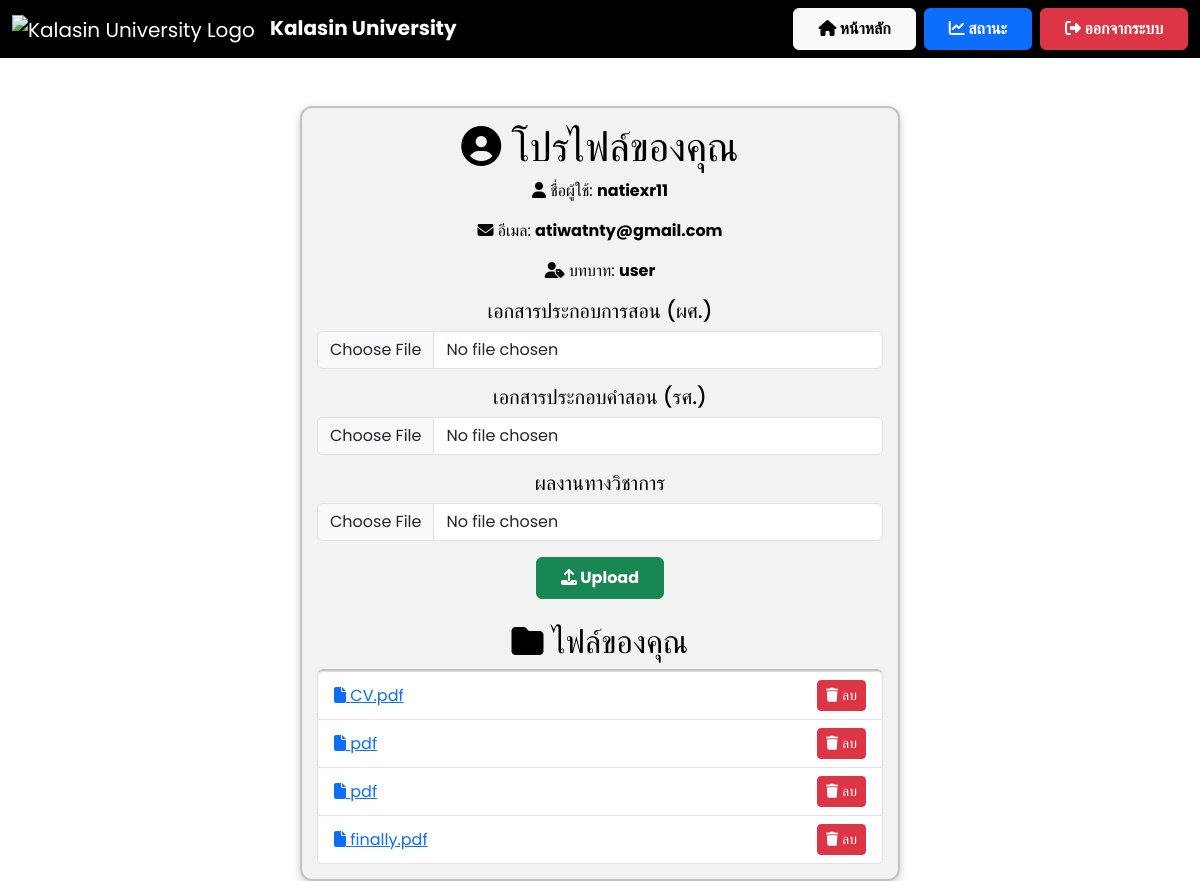
The app's page /profile (signed in) with its own data.
### app.py (models this page shows)
class User(db.Model):
    id = db.Column(db.Integer, primary_key=True)
    username = db.Column(db.String(100), unique=True, nullable=False)
    email = db.Column(db.String(150), unique=True, nullable=False)  # ✅ เพิ่ม email
    password = db.Column(db.String(200), nullable=False)
    role = db.Column(db.String(10), nullable=False, default='user')
    files = db.relationship('File', backref='user', lazy=True)

class File(db.Model):
    id = db.Column(db.Integer, primary_key=True)
    filename = db.Column(db.String(200), nullable=False)
    file_path = db.Column(db.String(500), nullable=False)
    user_id = db.Column(db.Integer, db.ForeignKey('user.id'), nullable=False)
    status = db.Column(db.String(50), default="รออนุมัติ")  # ✅ เพิ่มสถานะไฟล์

### app.py (the view)
@app.route('/profile')
def profile():
    if 'user_id' not in session:
        return redirect(url_for('login'))
    user = User.query.get(session['user_id'])
    files = File.query.filter_by(user_id=user.id).all()
    return render_template('profile.html', username=user.username, email=user.email, role=user.role, files=files)

### templates/profile.html (shortened to what this page needs)
<!DOCTYPE html>
<html lang="th">
<head>
    <link href="https://cdn.jsdelivr.net/npm/bootstrap@5.3.3/dist/css/bootstrap.min.css" rel="stylesheet">
    <link rel="stylesheet" href="https://cdnjs.cloudflare.com/ajax/libs/font-awesome/6.4.2/css/all.min.css">
</head>
<body>
    <nav class="navbar navbar-expand-lg navbar-dark">
        <div class="container-fluid">
            <a class="navbar-brand" href="{{ url_for('user_dashboard') }}">
                <img src="https://upload.wikimedia.org/wikipedia/th/thumb/4/4e/Kalasin_University_Seal.svg/1200px-Kalasin_University_Seal.svg.png"
                    alt="Kalasin University Logo" style="height: 50px; margin-right: 10px;">
                <strong>Kalasin University</strong>
            </a>
            <div class="ms-auto d-flex">
                <a href="{{ url_for('user_dashboard') }}" class="btn btn-light fw-bold px-4 py-2 me-2">
                    <i class="fas fa-home"></i> หน้าหลัก
                </a>
                <a href="{{ url_for('status') }}" class="btn btn-primary fw-bold px-4 py-2 me-2">
                    <i class="fas fa-chart-line"></i> สถานะ
                </a>
                <a href="{{ url_for('logout') }}" class="btn btn-danger fw-bold px-4 py-2">
                    <i class="fas fa-sign-out-alt"></i> ออกจากระบบ
                </a>
            </div>
    </nav>
    <div class="container mt-5">
        <div class="card text-center">
            <h1><i class="fas fa-user-circle"></i> โปรไฟล์ของคุณ</h1>
            <p><i class="fas fa-user"></i> ชื่อผู้ใช้: <strong>{{ username }}</strong></p>
            <p><i class="fas fa-envelope"></i> อีเมล: <strong>{{ email }}</strong></p>
            <p><i class="fas fa-user-tag"></i> บทบาท: <strong>{{ role }}</strong></p>
            <form action="{{ url_for('upload_profile') }}" method="POST" enctype="multipart/form-data">
                <div class="mb-3">
                    <h5>เอกสารประกอบการสอน (ผศ.)</h5>
                    <input type="file" name="file1" accept=".pdf, .doc, .docx" class="form-control">
                </div>
                <div class="mb-3">
                    <h5>เอกสารประกอบคำสอน (รศ.)</h5>
                    <input type="file" name="file2" accept=".pdf, .doc, .docx" class="form-control">
                </div>
                <div class="mb-3">
                    <h5>ผลงานทางวิชาการ</h5>
                    <input type="file" name="file3" accept=".pdf, .doc, .docx" class="form-control">
                </div>
                <button type="submit" class="btn btn-success fw-bold px-4 py-2">
                    <i class="fas fa-upload"></i> Upload
                </button>
            </form>
            <h2 class="mt-4"><i class="fas fa-folder"></i> ไฟล์ของคุณ</h2>
            <ul class="list-group">
                {% for file in files %}
                <li class="list-group-item d-flex justify-content-between align-items-center">
                    <a href="{{ url_for('view_file', filename=file.filename) }}" target="_blank">
                        <i class="fas fa-file"></i> {{ file.filename }}
                    </a>
                    <a href="{{ url_for('delete_file', file_id=file.id) }}" class="btn btn-danger btn-sm">
                        <i class="fas fa-trash"></i> ลบ
                    </a>
                </li>
                {% endfor %}
            </ul>
        </div>
    </div>
</body>
</html>

### templates/profile.html (style rules this page uses)
body { font-family: 'Poppins', sans-serif; background: white; color: black; transition: all 0.3s ease-in-out; }
.navbar { background: #000000; backdrop-filter: blur(10px); }
.card { background: rgba(0, 0, 0, 0.05); color: black; border-radius: 12px; padding: 15px; border: 2px solid rgba(0, 0, 0, 0.2); box-shadow: 0 3px 10px rgba(0, 0, 0, 0.2); max-width: 600px; margin: auto; }

### records on screen
User: username "natiexr11", email "atiwatnty@gmail.com", role "user"
File: filename "CV.pdf"
File: filename "pdf"
File: filename "pdf"
File: filename "finally.pdf"
